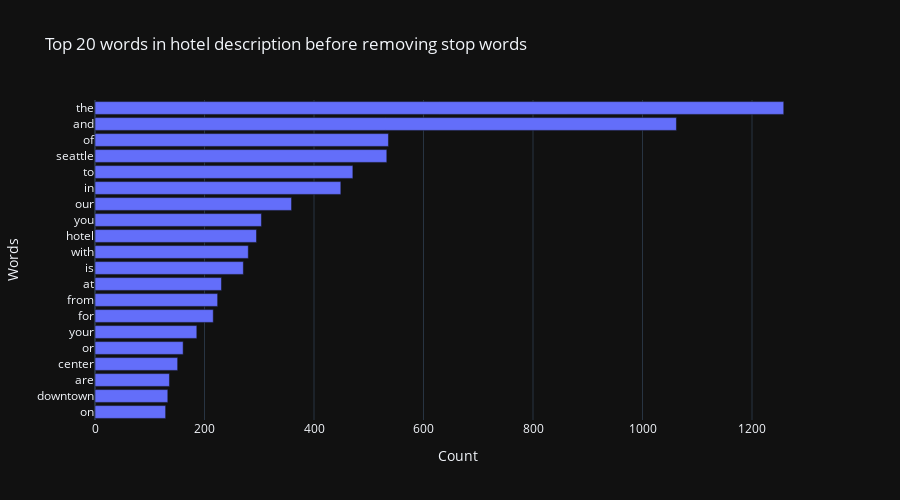

The code cell stored with this chart in its notebook:
### Code cell
from sklearn.feature_extraction.text import CountVectorizer, TfidfTransformer, TfidfVectorizer


# 传入预料数组Series  和 n  ,返回 前n个
def get_top_n_words(corpus_series,n=None):
    # 1.文本向量化
    vec = CountVectorizer().fit(corpus_series)
    # 2.运用 , 得到 稀疏矩阵 Coords(行列),Values
    bag_of_words = vec.transform(corpus_series)
    # 3.数据处理, 获取 词频数组 (词,出现总数)
    # print(bag_of_words)
   
    # 统计总数
    # 对稀疏矩阵 每一行求和,得到 每个特征字 的总数 [('',11)]
    sum_words = bag_of_words.sum(axis=0)
    
    # 将 词 和 总数 重新整理为[(词,总数)] , 通过idx匹配总数
    words_freq = [ (word,sum_words[0,idx]) for word , idx in vec.vocabulary_.items()]
    
    
    # 4.排序
    # words_freq.sort(key=lambda x:x[1],reverse=True)
    # 排序后 返回一个 新数组
    words_freq = sorted(words_freq,key=lambda x:x[1],reverse=True)
    # print(words_freq)
    return words_freq[:n]

# 1.调用获取词表方法
common_words = get_top_n_words(df['desc'],20)
# print(common_words)
# print(type(common_words))

# 2.词表 可视化
# 准备数据,list 转为 df
df1 = pd.DataFrame(common_words,columns=['words','count'])
# print(df1)

# 分组求和
words_count_series = df1.groupby('words').sum()['count'].sort_values()
# print(words_count_series)

# 渲染图表
fig = go.Figure(go.Bar(x=words_count_series.values,y=words_count_series.index, orientation='h'))
fig.update_layout(xaxis_title='Count',  # 设置 x 轴标题
    yaxis_title='Words', title_text='Top 20 words in hotel description before removing stop words', # 增加图表的高度
    height=500)

### Figure 1 — Plotly figure (JSON) as saved in the notebook; plotly's stock layout.template omitted (floating-point values rounded to 4 significant figures)
{"data": [{"orientation": "h", "x": [129, 133, 136, 151, 161, 186, 216, 224, 231, 271, 280, 295, 304, 359, 449, 471, 533, 536, 1062, 1258], "y": ["on", "downtown", "are", "center", "or", "your", "for", "from", "at", "is", "with", "hotel", "you", "our", "in", "to", "seattle", "of", "and", "the"], "type": "bar"}], "layout": {"title": {"text": "Top 20 words in hotel description before removing stop words"}, "xaxis": {"title": {"text": "Count"}}, "yaxis": {"title": {"text": "Words"}}, "height": 500}}
